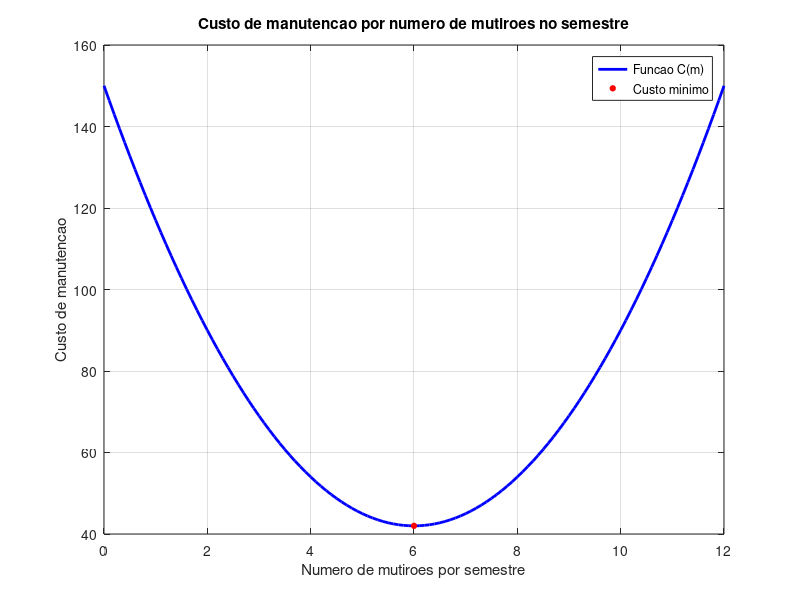

MATLAB code for this plot:
% Intervalo do numero de mutiroes por semestre
m = 0:0.1:12;

% Funcao de custo
C = 3 * m.^2 - 36 * m + 150;

% Calculo do custo minimo usando fminbnd
funcao = @(m) 3 * m.^2 - 36 * m + 150;

[mutiroes_minimos, custo_minimo] = fminbnd(funcao, 0, 12);

% Exibicao dos resultados
fprintf('RESULTADOS DO CUSTO MINIMO\n');
fprintf('Numero de mutiroes por semestre: %.2f\n', mutiroes_minimos);
fprintf('Custo minimo: %.2f\n', custo_minimo);

% Criacao do grafico
figure;

plot(m, C, 'b', 'LineWidth', 2);
hold on;

% Destaque do ponto minimo
plot(mutiroes_minimos, custo_minimo, 'ro', ...
     'MarkerSize', 4, 'MarkerFaceColor', 'r');

% Configuracoes do grafico
title('Custo de manutencao por numero de mutiroes no semestre');
xlabel('Numero de mutiroes por semestre');
ylabel('Custo de manutencao');
legend('Funcao C(m)', 'Custo minimo', 'location', 'northeast');
grid on;
